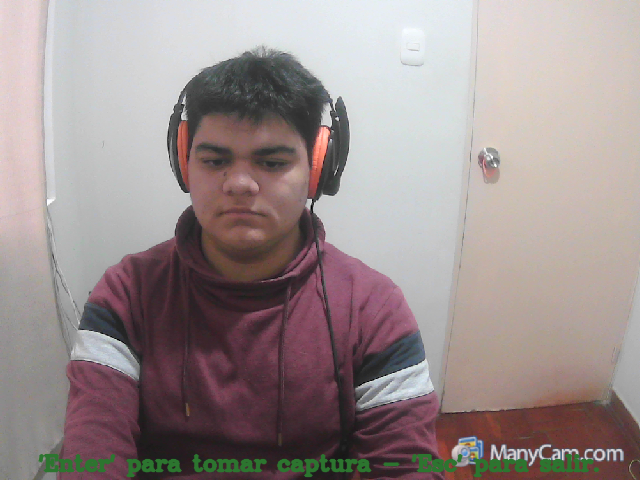
#> input picture OpenCV/captura_camara.png, 640 x 480 px, found by its file name
$ python circulo.py
#> lines starting #> are read from the running program, lines starting #| are printed output that depends on the picture; after the words box and inside, x2 and y2 are one past the last pixel; in counts of white or black regions, pixels touching at a corner belong together
import numpy as np
import cv2

img = cv2.imread("OpenCV\captura_camara.png")
#> img is the input picture: shape (480, 640, 3); mean B, G, R 142.7, 143.1, 155.6

img = cv2.circle(img, (260,143), 120, (255, 0, 0), 3)
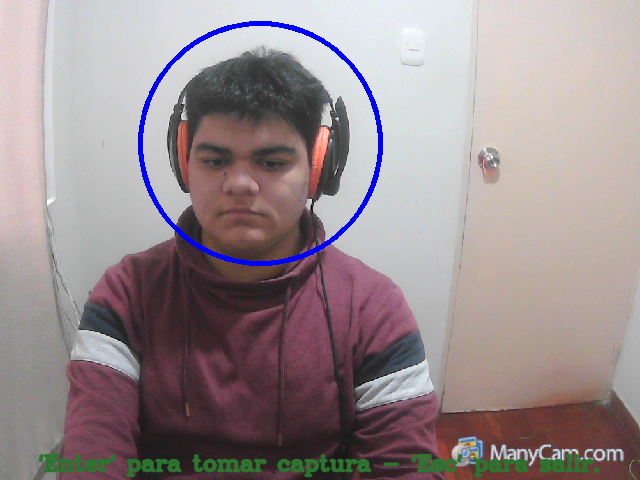
#> img: shape (480, 640, 3); 1.21% of pixels changed, all inside (x1, y1, x2, y2) = (138, 21, 383, 266)

cv2.imshow("Circulo", img)

cv2.waitKey(0)

cv2.destroyAllWindows()
